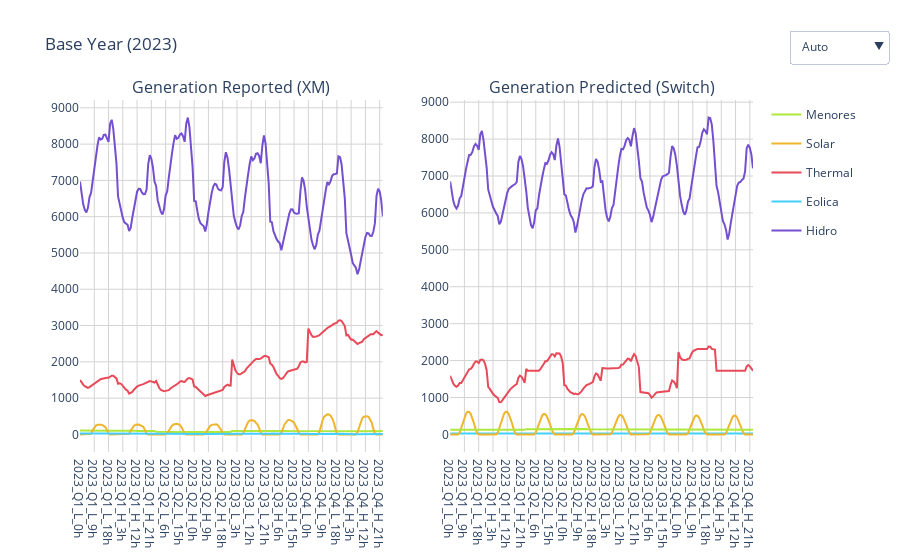

Notebook cell for this chart:
### Markdown cell above
### 3.4.5 Dispatch by Technology Switch x XM

### Code cell
# Take both Sets
gen_res = gen_res[['timestamp', 'Tech', 'DispatchGen_MW', ]]
gen_disp = gen_disp[['timestamp', 'Tech', 'DispatchGen_MW']].iloc[0:960]

# Define colors by Technology
tech_colors = {'Eolica': '#45CFFF',
               'Thermal': '#E84A59',
               'Solar': '#EFB52D',
               'Hidro': '#744FD0',
               'Menores': '#AEE83C'}

# Crete individual plots
fig1 = px.line(
    gen_res, x='timestamp', y='DispatchGen_MW', 
    color='Tech', title='Generation Reported (XM)',
    color_discrete_map=tech_colors)
fig2 = px.line(
    gen_disp, x='timestamp', y='DispatchGen_MW', 
    color='Tech', title='Generation Predicted (Switch)',
    color_discrete_map=tech_colors)

# Create subplots
fig = make_subplots(rows=1, cols=2, subplot_titles=("Generation Reported (XM)", "Generation Predicted (Switch)"))
# Add figures to subplots
for trace in fig1['data']:
    fig.add_trace(trace, row=1, col=1)
for trace in fig2['data']:
    fig.add_trace(trace, row=1, col=2)

# Only show one legend
names = set()
for trace in fig['data']:
    if (trace.name in names): trace.showlegend = False
    else: names.add(trace.name)

# Add buttons to change y-range
fig.update_layout(
    title='Base Year (2023)',
    updatemenus=[
        go.layout.Updatemenu(
            buttons=list([
                dict(
                    args=[{"yaxis.autorange": True, "yaxis2.autorange": True}],
                    label="Auto",
                    method="relayout"
                ),
                dict(
                    args=[{"yaxis.range": [0, 700], "yaxis2.range": [0, 7000]}],
                    label="700k Fixed",
                    method="relayout"
                )]),
            direction="down",
            x=1.2, # Adjust horizontal position
            xanchor="right",
            y=1.2  # Adjust vertical position
        )],
    plot_bgcolor='white',
    xaxis=dict(showgrid=True, gridcolor='lightgray'),
    yaxis=dict(showgrid=True, gridcolor='lightgray'),
    xaxis2=dict(showgrid=True, gridcolor='lightgray'),
    yaxis2=dict(showgrid=True, gridcolor='lightgray'))
fig.show()

### Figure 1 — Plotly figure (JSON) as saved in the notebook; plotly's stock layout.template omitted (floating-point values rounded to 4 significant figures; data arrays with more than 128 entries replaced by an {"elided": "..."} marker saying what was removed)
{"data": [{"hovertemplate": "Tech=Menores<br>timestamp=%{x}<br>DispatchGen_MW=%{y}<extra></extra>", "legendgroup": "Menores", "line": {"color": "#AEE83C", "dash": "solid"}, "marker": {"symbol": "circle"}, "mode": "lines", "name": "Menores", "orientation": "v", "showlegend": true, "type": "scatter", "x": {"elided": "192 str values"}, "xaxis": "x", "y": {"elided": "192 float values"}, "yaxis": "y"}, {"hovertemplate": "Tech=Solar<br>timestamp=%{x}<br>DispatchGen_MW=%{y}<extra></extra>", "legendgroup": "Solar", "line": {"color": "#EFB52D", "dash": "solid"}, "marker": {"symbol": "circle"}, "mode": "lines", "name": "Solar", "orientation": "v", "showlegend": true, "type": "scatter", "x": {"elided": "192 str values"}, "xaxis": "x", "y": {"elided": "192 float values"}, "yaxis": "y"}, {"hovertemplate": "Tech=Thermal<br>timestamp=%{x}<br>DispatchGen_MW=%{y}<extra></extra>", "legendgroup": "Thermal", "line": {"color": "#E84A59", "dash": "solid"}, "marker": {"symbol": "circle"}, "mode": "lines", "name": "Thermal", "orientation": "v", "showlegend": true, "type": "scatter", "x": {"elided": "192 str values"}, "xaxis": "x", "y": {"elided": "192 float values"}, "yaxis": "y"}, {"hovertemplate": "Tech=Eolica<br>timestamp=%{x}<br>DispatchGen_MW=%{y}<extra></extra>", "legendgroup": "Eolica", "line": {"color": "#45CFFF", "dash": "solid"}, "marker": {"symbol": "circle"}, "mode": "lines", "name": "Eolica", "orientation": "v", "showlegend": true, "type": "scatter", "x": {"elided": "192 str values"}, "xaxis": "x", "y": {"elided": "192 float values"}, "yaxis": "y"}, {"hovertemplate": "Tech=Hidro<br>timestamp=%{x}<br>DispatchGen_MW=%{y}<extra></extra>", "legendgroup": "Hidro", "line": {"color": "#744FD0", "dash": "solid"}, "marker": {"symbol": "circle"}, "mode": "lines", "name": "Hidro", "orientation": "v", "showlegend": true, "type": "scatter", "x": {"elided": "192 str values"}, "xaxis": "x", "y": {"elided": "192 float values"}, "yaxis": "y"}, {"hovertemplate": "Tech=Eolica<br>timestamp=%{x}<br>DispatchGen_MW=%{y}<extra></extra>", "legendgroup": "Eolica", "line": {"color": "#45CFFF", "dash": "solid"}, "marker": {"symbol": "circle"}, "mode": "lines", "name": "Eolica", "orientation": "v", "showlegend": false, "type": "scatter", "x": {"elided": "192 str values"}, "xaxis": "x2", "y": {"elided": "192 float values"}, "yaxis": "y2"}, {"hovertemplate": "Tech=Hidro<br>timestamp=%{x}<br>DispatchGen_MW=%{y}<extra></extra>", "legendgroup": "Hidro", "line": {"color": "#744FD0", "dash": "solid"}, "marker": {"symbol": "circle"}, "mode": "lines", "name": "Hidro", "orientation": "v", "showlegend": false, "type": "scatter", "x": {"elided": "192 str values"}, "xaxis": "x2", "y": {"elided": "192 float values"}, "yaxis": "y2"}, {"hovertemplate": "Tech=Solar<br>timestamp=%{x}<br>DispatchGen_MW=%{y}<extra></extra>", "legendgroup": "Solar", "line": {"color": "#EFB52D", "dash": "solid"}, "marker": {"symbol": "circle"}, "mode": "lines", "name": "Solar", "orientation": "v", "showlegend": false, "type": "scatter", "x": {"elided": "192 str values"}, "xaxis": "x2", "y": {"elided": "192 float values"}, "yaxis": "y2"}, {"hovertemplate": "Tech=Thermal<br>timestamp=%{x}<br>DispatchGen_MW=%{y}<extra></extra>", "legendgroup": "Thermal", "line": {"color": "#E84A59", "dash": "solid"}, "marker": {"symbol": "circle"}, "mode": "lines", "name": "Thermal", "orientation": "v", "showlegend": false, "type": "scatter", "x": {"elided": "192 str values"}, "xaxis": "x2", "y": {"elided": "192 float values"}, "yaxis": "y2"}, {"hovertemplate": "Tech=Menores<br>timestamp=%{x}<br>DispatchGen_MW=%{y}<extra></extra>", "legendgroup": "Menores", "line": {"color": "#AEE83C", "dash": "solid"}, "marker": {"symbol": "circle"}, "mode": "lines", "name": "Menores", "orientation": "v", "showlegend": false, "type": "scatter", "x": {"elided": "192 str values"}, "xaxis": "x2", "y": {"elided": "192 float values"}, "yaxis": "y2"}], "layout": {"annotations": [{"font": {"size": 16}, "showarrow": false, "text": "Generation Reported (XM)", "x": 0.225, "xanchor": "center", "xref": "paper", "y": 1, "yanchor": "bottom", "yref": "paper"}, {"font": {"size": 16}, "showarrow": false, "text": "Generation Predicted (Switch)", "x": 0.775, "xanchor": "center", "xref": "paper", "y": 1, "yanchor": "bottom", "yref": "paper"}], "plot_bgcolor": "white", "title": {"text": "Base Year (2023)"}, "updatemenus": [{"buttons": [{"args": [{"yaxis.autorange": true, "yaxis2.autorange": true}], "label": "Auto", "method": "relayout"}, {"args": [{"yaxis.range": [0, 700], "yaxis2.range": [0, 7000]}], "label": "700k Fixed", "method": "relayout"}], "direction": "down", "x": 1.2, "xanchor": "right", "y": 1.2}], "xaxis": {"anchor": "y", "domain": [0, 0.45], "gridcolor": "lightgray", "showgrid": true}, "xaxis2": {"anchor": "y2", "domain": [0.55, 1], "gridcolor": "lightgray", "showgrid": true}, "yaxis": {"anchor": "x", "domain": [0, 1], "gridcolor": "lightgray", "showgrid": true}, "yaxis2": {"anchor": "x2", "domain": [0, 1], "gridcolor": "lightgray", "showgrid": true}}}
